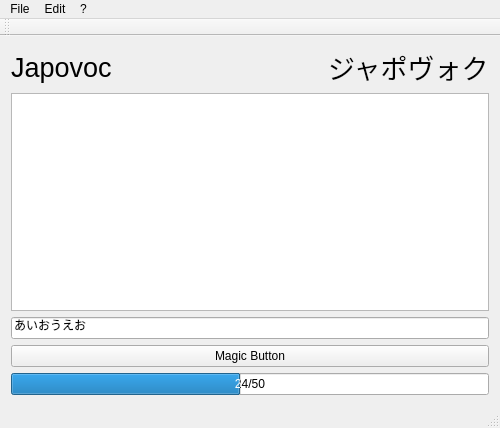
<?xml version="1.0" encoding="UTF-8"?>
<ui version="4.0">
 <class>Japovoc</class>
 <widget class="QMainWindow" name="Japovoc">
  <property name="geometry">
   <rect>
    <x>0</x>
    <y>0</y>
    <width>500</width>
    <height>428</height>
   </rect>
  </property>
  <property name="windowTitle">
   <string>Japovoc</string>
  </property>
  <widget class="QWidget" name="centralWidget">
   <layout class="QVBoxLayout" name="verticalLayout_2">
    <item>
     <layout class="QVBoxLayout" name="verticalLayout">
      <item>
       <layout class="QHBoxLayout" name="horizontalLayout">
        <item>
         <widget class="QLabel" name="lbTitle">
          <property name="font">
           <font>
            <pointsize>20</pointsize>
           </font>
          </property>
          <property name="text">
           <string>Japovoc</string>
          </property>
         </widget>
        </item>
        <item>
         <spacer name="horizontalSpacer">
          <property name="orientation">
           <enum>Qt::Horizontal</enum>
          </property>
          <property name="sizeHint" stdset="0">
           <size>
            <width>40</width>
            <height>20</height>
           </size>
          </property>
         </spacer>
        </item>
        <item>
         <widget class="QLabel" name="lbJapaneseTitle">
          <property name="font">
           <font>
            <family>MS Mincho</family>
            <pointsize>20</pointsize>
           </font>
          </property>
          <property name="text">
           <string>ジャポヴォク</string>
          </property>
         </widget>
        </item>
       </layout>
      </item>
      <item>
       <widget class="QGraphicsView" name="graphicsView">
        <property name="minimumSize">
         <size>
          <width>300</width>
          <height>175</height>
         </size>
        </property>
        <property name="verticalScrollBarPolicy">
         <enum>Qt::ScrollBarAlwaysOff</enum>
        </property>
        <property name="horizontalScrollBarPolicy">
         <enum>Qt::ScrollBarAlwaysOff</enum>
        </property>
       </widget>
      </item>
      <item>
       <widget class="QLineEdit" name="leInput">
        <property name="text">
         <string>あいおうえお</string>
        </property>
       </widget>
      </item>
      <item>
       <widget class="QPushButton" name="btMagicButton">
        <property name="text">
         <string>Magic Button</string>
        </property>
       </widget>
      </item>
      <item>
       <widget class="QProgressBar" name="progressBar">
        <property name="enabled">
         <bool>true</bool>
        </property>
        <property name="maximum">
         <number>50</number>
        </property>
        <property name="value">
         <number>24</number>
        </property>
        <property name="alignment">
         <set>Qt::AlignCenter</set>
        </property>
        <property name="format">
         <string>%v/%m</string>
        </property>
       </widget>
      </item>
     </layout>
    </item>
   </layout>
  </widget>
  <widget class="QMenuBar" name="menuBar">
   <property name="geometry">
    <rect>
     <x>0</x>
     <y>0</y>
     <width>500</width>
     <height>21</height>
    </rect>
   </property>
   <widget class="QMenu" name="menuFile">
    <property name="title">
     <string>File</string>
    </property>
    <addaction name="separator"/>
    <addaction name="actionQuit"/>
   </widget>
   <widget class="QMenu" name="menuEdit">
    <property name="title">
     <string>Edit</string>
    </property>
    <addaction name="actionPreferences"/>
   </widget>
   <widget class="QMenu" name="menu">
    <property name="title">
     <string>?</string>
    </property>
    <addaction name="actionAbout"/>
   </widget>
   <addaction name="menuFile"/>
   <addaction name="menuEdit"/>
   <addaction name="menu"/>
  </widget>
  <widget class="QToolBar" name="mainToolBar">
   <attribute name="toolBarArea">
    <enum>TopToolBarArea</enum>
   </attribute>
   <attribute name="toolBarBreak">
    <bool>false</bool>
   </attribute>
  </widget>
  <widget class="QStatusBar" name="statusBar"/>
  <action name="actionQuit">
   <property name="text">
    <string>Quit</string>
   </property>
  </action>
  <action name="actionPreferences">
   <property name="text">
    <string>Preferences...</string>
   </property>
  </action>
  <action name="actionAbout">
   <property name="text">
    <string>About...</string>
   </property>
  </action>
 </widget>
 <layoutdefault spacing="6" margin="11"/>
 <resources/>
 <connections>
  <connection>
   <sender>actionQuit</sender>
   <signal>activated()</signal>
   <receiver>Japovoc</receiver>
   <slot>close()</slot>
   <hints>
    <hint type="sourcelabel">
     <x>-1</x>
     <y>-1</y>
    </hint>
    <hint type="destinationlabel">
     <x>296</x>
     <y>202</y>
    </hint>
   </hints>
  </connection>
 </connections>
</ui>
